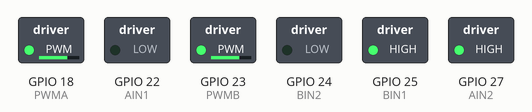
Simulated run of this program. Board: Raspberry Pi (BCM pin numbers). Parts: switched loads named in the program (green lamp = pin HIGH). What the program prints to the terminal is not drawn.

Above: at 0.1 s.
Timing chart, 0 to 1.6 s (numbered marks = the images above):
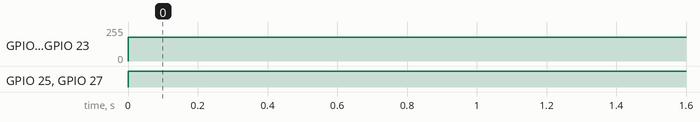

The program:

apps.py
```python
# coding:utf-8
import RPi.GPIO as GPIO
import time

'''18引脚控制的是左侧两个电机'''
PWMA = 18
'''23引脚控制的右侧两个电机'''
PWMB = 23

'''AIN1、AIN2、BIN1、BIN2控制的是左右两侧电机的正转和翻转'''
AIN1 = 22
AIN2 = 27
BIN1 = 25
BIN2 = 24

GPIO.setmode(GPIO.BCM)
GPIO.setwarnings(False)

'''设置引脚为输出'''
GPIO.setup(PWMA, GPIO.OUT)
GPIO.setup(AIN1, GPIO.OUT)
GPIO.setup(AIN2, GPIO.OUT)
GPIO.setup(PWMB, GPIO.OUT)
GPIO.setup(BIN1, GPIO.OUT)
GPIO.setup(BIN2, GPIO.OUT)

#电机
leftMotor = GPIO.PWM(PWMA, 100)
rightMotor = GPIO.PWM(PWMB, 100)
leftMotor.start(0)
rightMotor.start(0)

def forward(speed, backtime):
    print('前进')
    leftMotor.ChangeDutyCycle(speed)
    GPIO.output(AIN2, True)  # AIN2
    GPIO.output(AIN1, False)  # AIN1
    rightMotor.ChangeDutyCycle(speed)
    GPIO.output(BIN2, True)  # BIN2
    GPIO.output(BIN1, False)  # BIN1
    time.sleep(backtime)


def backword(speed, backtime):
    print('后退')
    leftMotor.ChangeDutyCycle(speed)
    GPIO.output(AIN2, True)  # AIN2
    GPIO.output(AIN1, False)  # AIN1
    rightMotor.ChangeDutyCycle(speed)
    GPIO.output(BIN2, True)  # BIN2
    GPIO.output(BIN1, False)  # BIN1
    time.sleep(backtime)

#左转弯函数
def turnLeft(speed, lefttime):
    print('左转向')
    leftMotor.ChangeDutyCycle(speed)
    GPIO.output(AIN1, False)
    GPIO.output(AIN2, True)
    rightMotor.ChangeDutyCycle(speed)
    GPIO.output(BIN1, True)
    GPIO.output(BIN2, False)
    time.sleep(lefttime)

def turnRight(speed, righttime):
    print('右转向')
    leftMotor.ChangeDutyCycle(speed)
    GPIO.output(AIN1, True)
    GPIO.output(AIN2, False)
    rightMotor.ChangeDutyCycle(speed)
    GPIO.output(BIN1, False)
    GPIO.output(BIN2, True)
    time.sleep(righttime)

if __name__ == '__main__':
    try:
         while True:
             # forward(50,3)
             turnLeft(70, 3)
             # backword(50,3)
             # turnRight(70,3)
    except KeyboardInterrupt:
         GPIO.cleanup()
```

Measured:
- by itself, GPIO 18 (PWMA), GPIO 23 (PWMB): 0/255 → 179/255 at 0.00 s
- by itself, GPIO 25 (BIN1), GPIO 27 (AIN2): LOW → HIGH at 0.00 s
